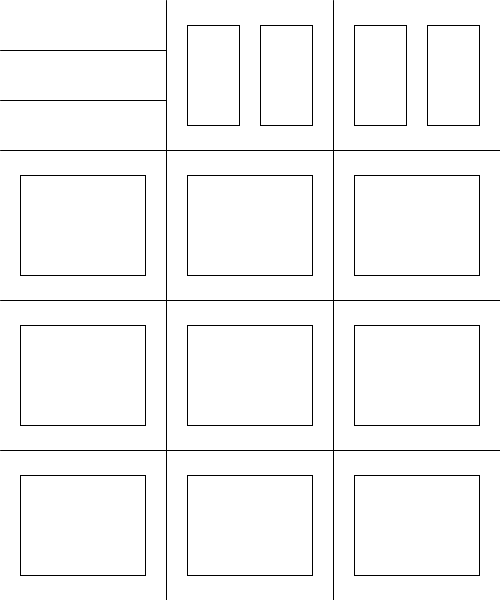
Frame 1 (no input)
Frame 60 (the mouse pressed at the canvas centre just before this capture): identical to frame 1, image omitted
Frame 120 (the mouse held since frame 60 and released just before this capture): identical to frame 1, image omitted

The Processing sketch that drew this single still picture (run headless with seeded random() and noise(); from frame 60 on, the mouse is pressed at the canvas centre):

// Processing sketch: LinesRectangles
// ── LinesRectangles.pde
//Variables, no call needed for variables-only

void setup() {
  size(500, 600); //To Illustrate use of Display Geometry
  //fullScreen(); //uses displayWidth and displayHeight
  println("Screen Width:", displayWidth, "\tHeight:", displayHeight);
  println("Starting of Console"); // If you cannot see this, the find another way to see the list on the program
  
  background(255);
  
  //Main Divisions
  line(width*1/3, 0, width*1/3, height);
  
  line(width*2/3, 0, width*2/3, height);
  line(0, height*1/4, width, height*1/4);
  line(0, height*1/2, width, height*1/2);
  line(0, height*3/4, width, height*3/4);
  
  //Easy, Medium, Mastery Buttons
  line(0, height*1/12, width*1/3, height*1/12);
  line(0, height*2/12, width*1/3, height*2/12);
  
  //Buttons in the 3x3 Board
  //line(width*1/24, height*7/24, width*1/24, height*11/24); //Square in #1
  rect(width*1/24, height*7/24, width*6/24, height*4/24); //Square in #1
  rect(width*9/24, height*7/24, width*6/24, height*4/24); //Square in #2
  rect(width*17/24, height*7/24, width*6/24, height*4/24); //Square in #3
  rect(width*1/24, height*13/24, width*6/24, height*4/24); //Square in #4
  rect(width*9/24, height*13/24, width*6/24, height*4/24); //Square in #5
  rect(width*17/24, height*13/24, width*6/24, height*4/24); //Square in #6
  rect(width*1/24, height*19/24, width*6/24, height*4/24); //Square in #7
  rect(width*9/24, height*19/24, width*6/24, height*4/24); //Square in #8
  rect(width*17/24, height*19/24, width*6/24, height*4/24); //Square in #9
  
  //Scoreboard
  rect(width*9/24, height*1/24, width*5/48, height*4/24); //Player 1
  rect(width*25/48, height*1/24, width*5/48, height*4/24); //Player 1 Score
  rect(width*17/24, height*1/24, width*5/48, height*4/24); //Player 2
  rect(width*41/48, height*1/24, width*5/48, height*4/24); //Player 2 Score
  
}


void draw() {}
